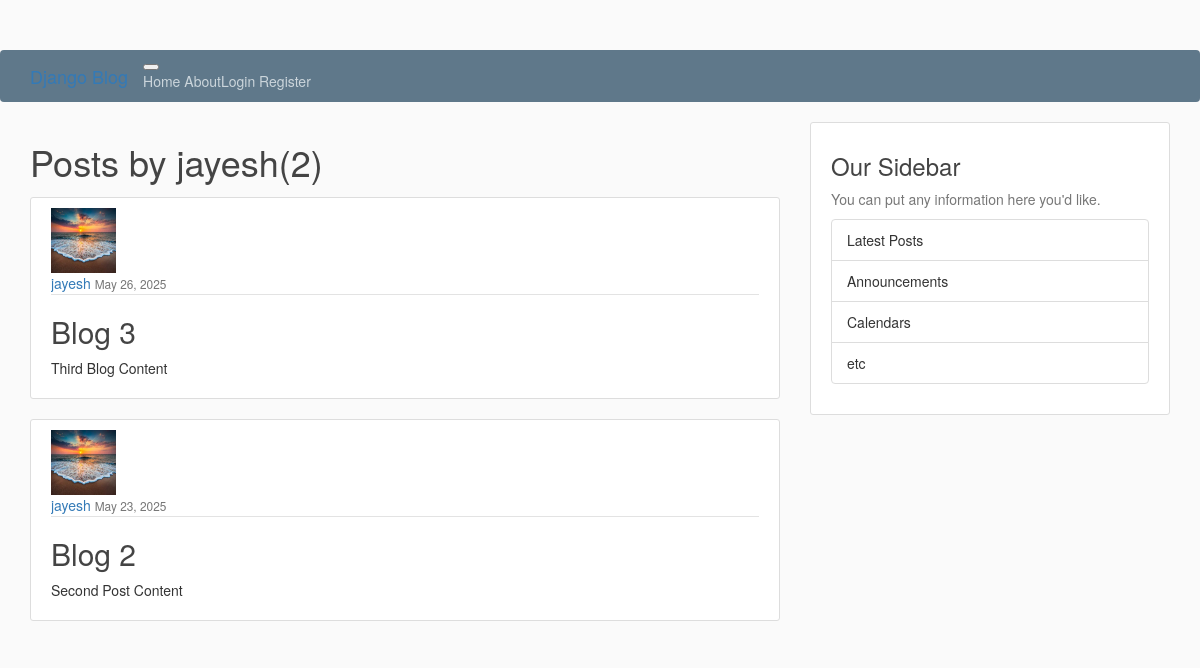
The app's page /user/jayesh/, older data.
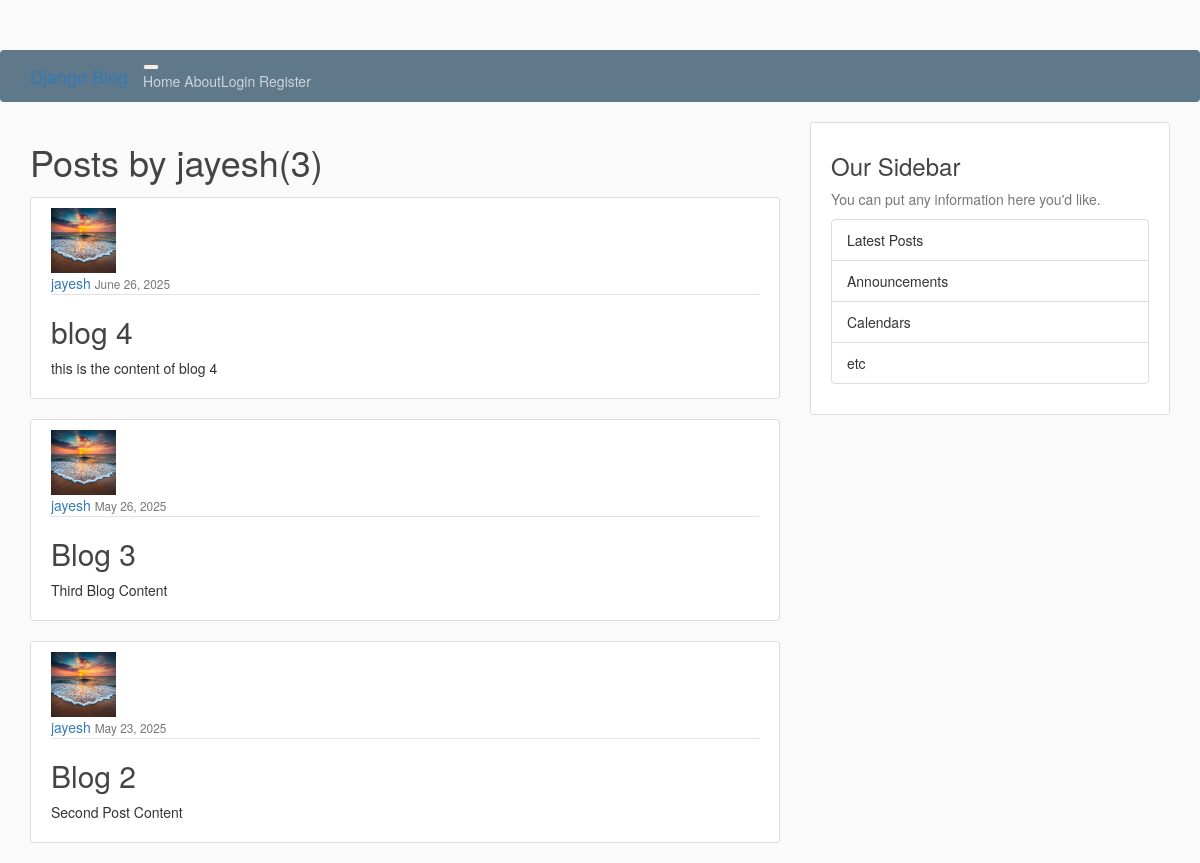
The same page, newer data.
### blog/models.py (models this page shows, shortened)
class Post(models.Model):
    title=models.CharField(max_length=100)
    content=models.TextField()
    date_posted=models.DateTimeField(default=timezone.now)
    author=models.ForeignKey(User,on_delete=models.CASCADE)

### user/models.py (models this page shows, shortened)
class Profile(models.Model):
    user=models.OneToOneField(User,on_delete=models.CASCADE)
    image=models.ImageField(default='default.jpg',upload_to='profile_pics')

### blog/views.py (the view)
# urls.py: path('user/<str:username>/',UserPostListView.as_view() ,name='user-posts'),
class UserPostListView(ListView):
    model=Post
    template_name='blog/user_posts.html'         #<app>/<model>_<viewtype>.html
    context_object_name='posts'
    ordering=['-date_posted']
    paginate_by=5
    def get_queryset(self):
        user=get_object_or_404(User,username=self.kwargs.get('username'))
        return Post.objects.filter(author=user).order_by('-date_posted')

### blog/templates/blog/user_posts.html (shortened to what this page needs)
{% extends 'blog/base.html' %}
{% block content%}
    <h1 class="mb-3">Posts by {{ view.kwargs.username }}({{ page_obj.paginator.count }})</h1>
    {% for post in posts %}
        <article class="media content-section">
            <img class="rounded-circle article-img" src="{{post.author.profile.image.url}}">
            <div class="media-body">
                <div class="article-metadata">
                <a class="mr-2" href="{% url 'user-posts' post.author.username %}">{{ post.author }}</a>
                <small class="text-muted">{{ post.date_posted|date:"F d, Y" }}</small>
                </div>
                <h2><a class="article-title" href="{% url 'post-detail' post.id %}">{{ post.title }}</a></h2>
                <p class="article-content">{{ post.content }}</p>
            </div>
        </article>
    {% endfor %}
{% endblock content %}

Row changes from the older to the newer data that the page shows:
added Post: author.profile.image (picture), author "jayesh", date_posted "June 26, 2025", title "blog 4", content "this is the content of blog 4"
Text that changed along with them:
{{ page_obj.paginator.count }}: "2" → "3"
